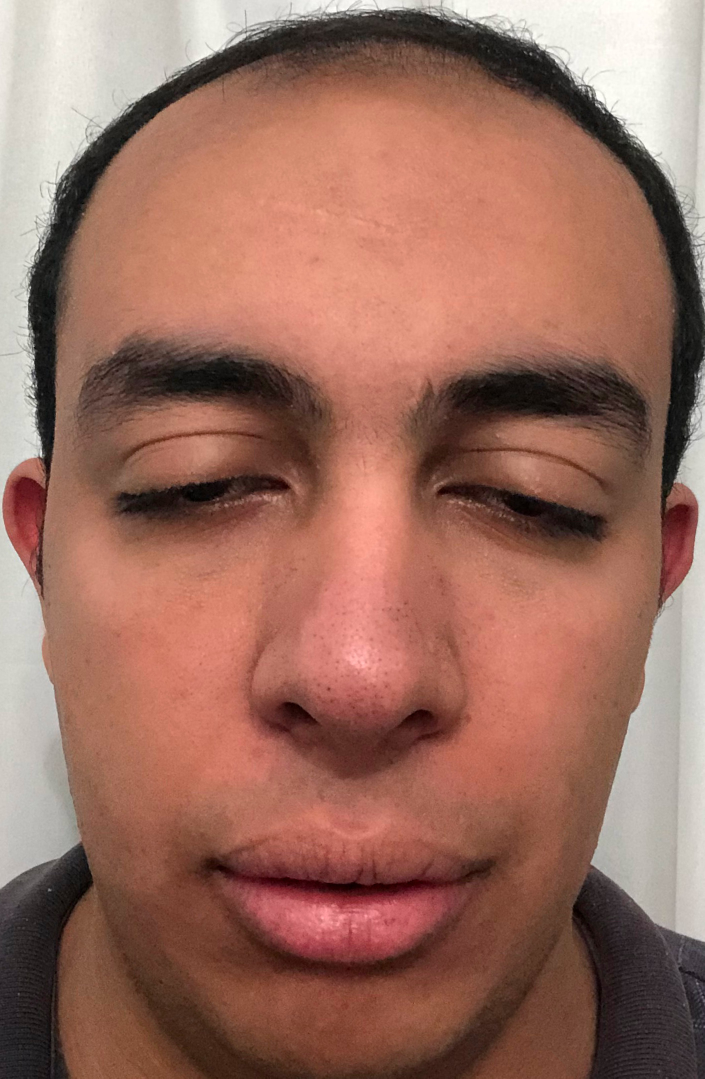
#> input picture Project Image - Team #7/Recognizer/Eigenfaces/Datasets/People/Ismail/Ismail1.jpeg, 1409 x 2157 px (shown at 1/2 size); its folder holds only this picture in this run
$ jupyter execute main_recognizer.ipynb
#> lines starting #> are read from the running program, lines starting #| are printed output that depends on the picture
#> in load_our_dataset, img is the input picture: shape (2157, 1409, 3); mean R, G, B 154.5, 109.2, 95
#> in load_our_dataset, `img = rgb2gray(img)`:
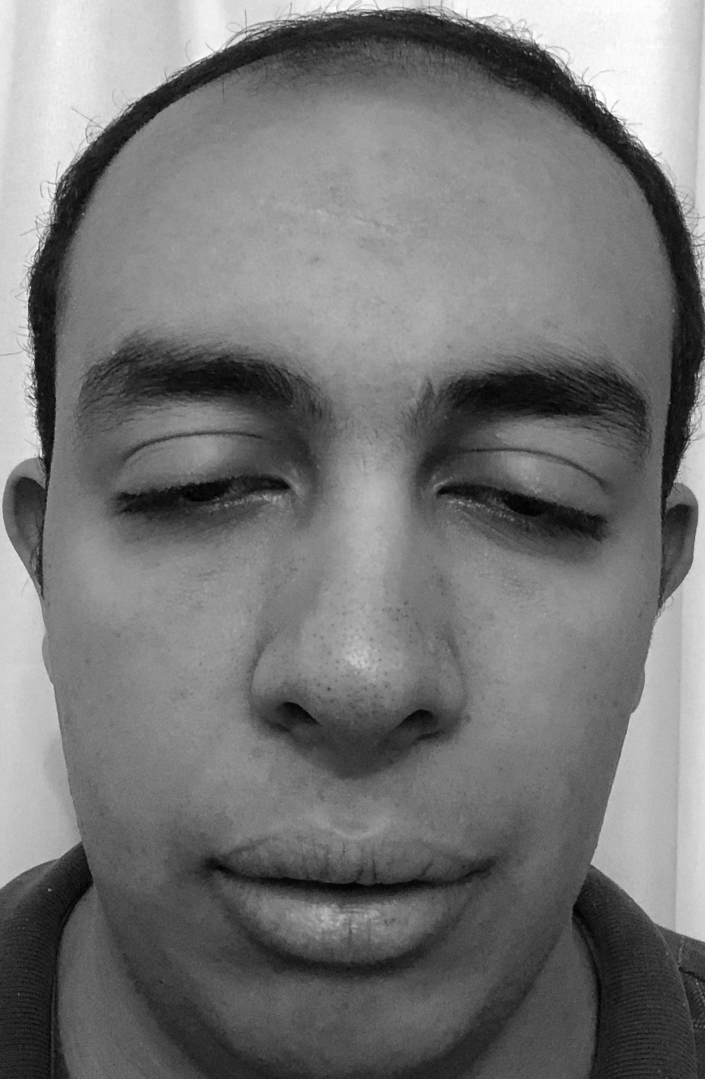
#> img: shape (2157, 1409) float64 (shown at 1/2 size); min 0.000833, max 0.999, mean 0.462
[cell 1]
# ------------------------- IMPORTS -------------------------
import numpy as np
from sklearn.datasets import fetch_olivetti_faces
import matplotlib.pyplot as plt
import random
import skimage.io as io
from skimage.color import rgb2gray
import cv2
import os

[cell 2]
#  ---------------------------- CONVERT IMAGE TO GRAY SCALE AND SAME SHAPE OF TRAINED IMAGES ---------------------------- #

# [17 lines left out: function convert_image, not called in this run]

[cell 3]
# ------------------------------ GET CURRENT PATH ------------------------------
dirname = os.path.abspath(os.getcwd())
dataset_path = os.path.join(dirname, 'Datasets')
test_images_path = os.path.join(dirname, 'Test Images')
training_result_path = os.path.join(dirname, 'Training Result Data')
people_path = os.path.join(dataset_path, 'People')
omegas_path = os.path.join(training_result_path, 'omegas.npy')
average_image_path = os.path.join(training_result_path, 'average_image.npy')
eigenfaces_path = os.path.join(training_result_path, 'eigenfaces.npy')

[cell 4]
# ---------------------------- LOAD OLIVETTI DATASET ---------------------------- #

def load_olivetti_dataset():
    dataset = fetch_olivetti_faces(data_home=dataset_path, shuffle=True)
    return dataset

[cell 5]
def load_our_dataset():
    #  Loop over every directory in people path
    y = dict()
    images = []
    i=0
    min_width = float('inf')
    min_height = float('inf')

    for directory in os.listdir(people_path):
        #  Loop over every image in the directory
        for image in os.listdir(os.path.join(people_path, directory)):
            #  Load the image
            img = io.imread(os.path.join(people_path, directory, image))
            img = rgb2gray(img)
            # resize image to width*height
            if (np.max(img) > 1):
                img = img / 255.0

            if(img.shape[0] < min_height):
                min_height = img.shape[0]
            if(img.shape[1] < min_width):
                min_width = img.shape[1]

            images.append(img)
            y[i] = [directory]
            i+=1
#> pass 2 of the loop in load_our_dataset, `for directory in os.listdir(people_path):`:
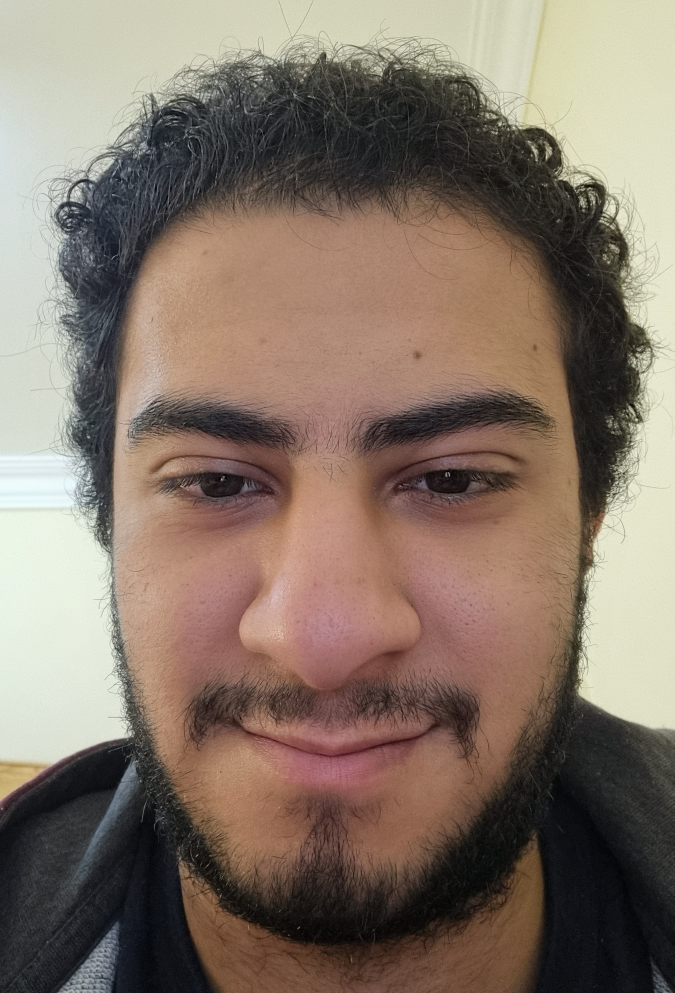
#> input picture Project Image - Team #7/Recognizer/Eigenfaces/Datasets/People/Moaz/1.jpg, 2023 x 2979 px (shown at 1/3 size)
#> in load_our_dataset, img is the input picture: shape (2979, 2023, 3); mean R, G, B 132.4, 116.5, 103.8
#> in load_our_dataset, `img = rgb2gray(img)`:
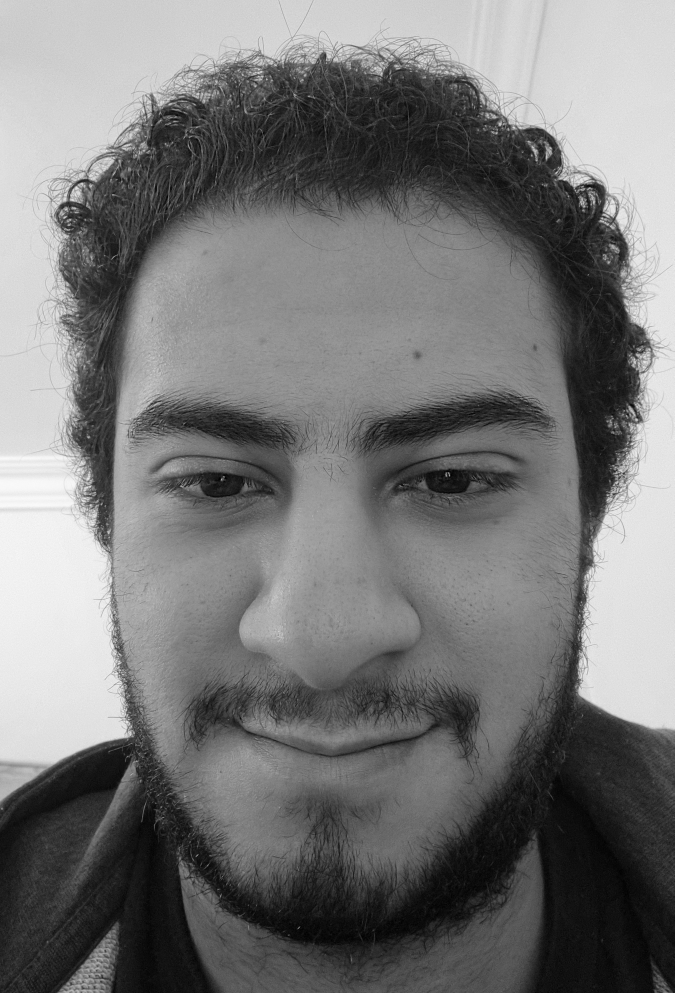
#> img: shape (2979, 2023) float64 (shown at 1/3 size); min 0, max 0.988, mean 0.467

    images = np.array([cv2.resize(image, (min_height, min_width))for image in images])

    return images,y

[cell 6]
# ---------------------------- EXTRACT INFO FROM DATASET ---------------------------- #

# [38 lines left out: function extract_info_from_olivetti_dataset, not called in this run]

[cell 7]
def extract_info_from_our_dataset(images,y,verbose=False):
    m = images.shape[0]
    if(verbose):
        print('Images shape:', images.shape)

    total_images, height, width = images.shape
    if(verbose):
        print(f'Each image has size: {height} x {width}')
        print(70 * '-')

    n_features = height*width
    if(verbose):
        print(f'N^2 = n_features = h x w = {n_features}')
        print(70 * '-')

    if(verbose):
        print('y has shape:', y.shape)

    return images, m, height, width, total_images, n_features, y

[cell 8]
#----------------------- CREATE PEOPLE DICTIONARY -----------------------#


# [11 lines left out: function create_people_dict, not called in this run]

[cell 9]
# ------------------ VIEW RANDOM IMAGE ------------------ #

# [9 lines left out: function view_rand_image, not called in this run]

[cell 10]
# --------------------- GET FLATTEN IMAGES --------------------- #

def get_flattened_images(images, m, height, width, verbose=False):
    # Flatten images array
    # Each column is an image

    # N^2 * M
    flattened_images = images.reshape(m, -1).T

    if(verbose):
        print(
            f'Shape of training images after flattening: {flattened_images.shape}')

    return flattened_images

[cell 11]
# ----------------- CALCULATE AVERAGE IMAGE ----------------- #

def get_average_image(flattened_images, height, width, verbose=False):
    # In all corresponding pixels in all images, we calculate the average

    # N^2 * 1
    average_image = np.mean(flattened_images, axis=1)[:, np.newaxis]
    if(verbose):
        print(f'Average image has shape: {average_image.shape}')
        plt.imshow(average_image.reshape(height, width),
                   cmap='gray', title='Average Image')
        plt.show()
    return average_image

[cell 12]
#-------------------------------- GET DIFFERENCE IMAGES --------------------------------#

def get_difference_images(flattened_images, average_image, verbose=False):
    # Subtract the average image from all images
    # This is done to remove the average face from all images
    # N^2 * M
    difference_images = flattened_images - average_image
    if(verbose):
        print(
            f'Shape after subtracting average face: {difference_images.shape}')
    return difference_images

[cell 13]
# --------------------- SHOW ONE DIFFERENCE IMAGE AND COMPARE TO ORIGINAL --------------------- #

# [10 lines left out: function show_difference_image, not called in this run]

[cell 14]
#--------------------- GET COVARIANCE MATRIX --------------------- #

def get_covariance_matrix(m, n_features, difference_images, verbose=False):
    # C = A * A^T where A = difference_images
    # N^2 * M
    A = difference_images

    if (m > n_features):
        # N^2 * N^2
        covariance_matrix = np.matmul(difference_images, difference_images.T)
        if(verbose):
            print('Shape of covariance matrix = N^2 * N^2 = ',
                  covariance_matrix.shape)
        return covariance_matrix

    else:
        # M * M
        covariance_matrix = np.matmul(difference_images.T, difference_images)
        if(verbose):
            print('Shape of covariance matrix = M * M = ',
                  covariance_matrix.shape)
        return covariance_matrix

[cell 15]
# --------------------------------- GET EIGENVALUES AND EIGENVECTORS --------------------------------- #

def eigenvalues_eigenfaces(covariance_matrix, difference_images, verbose=False):
    # M eigenvalues and M eigenvectors
    # where M is the number of examples

    eigenvalues, eigenvectors = np.linalg.eigh(covariance_matrix)

    if(verbose):
        print('Shape of eigenvalues:', eigenvalues.shape)
        print('Shape of eigenvectors before matrix multiplication:',
              eigenvectors.shape)

    # Try to remove
    eigenfaces = np.matmul(difference_images, eigenvectors)

    if(verbose):
        print('Shape of eigenfaces after matrix multiplication:', eigenfaces.shape)

    return eigenvalues, eigenfaces

[cell 16]
# --------------------------------- NORMALIZE eigenfaces --------------------------------- #

def normalize_eigenfaces(eigenfaces, verbose=False):
    eigenfaces = eigenfaces / np.linalg.norm(eigenfaces, axis=0)
    if(verbose):
        print('Shape of eigenfaces after normalization:', eigenfaces.shape)
    return eigenfaces

[cell 17]
# ------------------------ SORT eigenfaces ------------------------ #

def sort_eigenvalues_eigenfaces(eigenvalues, eigenfaces):
    # Get top K eigenfaces
    indices_of_top_eigenvalues = np.argsort(-eigenvalues)
    eigenvalues = eigenvalues[indices_of_top_eigenvalues]
    eigenfaces = eigenfaces[:, indices_of_top_eigenvalues]
    return eigenvalues, eigenfaces

[cell 18]
# --------------------------------- CALCULATE K --------------------------------- #

def calculate_K(eigenvalues, m, variance=0.8, verbose=False):
    # Calculate the number of components to preserve specified variance
    K = m
    for ii, eigen_value_cumsum in enumerate(np.cumsum(eigenvalues) / np.sum(eigenvalues)):
        if eigen_value_cumsum > variance:
            K = ii
            break

    if(verbose):
        print(
            f'Number of components to preserve {variance*100}% of the variance = {K}')

[cell 19]
# --------------------------------- SELECT K TOP eigenfaces --------------------------------- #

def select_K_top_eigenfaces(eigenvalues, eigenfaces, K, verbose=False):
    # Select only K eigenfaces
    eigenvalues = eigenvalues[:K].copy()
    eigenfaces = eigenfaces[:, :K].copy()

    if(verbose):
        print('Shape of eigenvalues after selecting top K:', eigenvalues.shape)
        # N^2 * K
        print('Shape of eigenfaces after selecting top K:', eigenfaces.shape)
    return eigenvalues, eigenfaces

[cell 20]
# ------------------------ SHOW EIGENFACES ------------------------ #

# [8 lines left out: function show_eigenfaces, not called in this run]

[cell 21]
# ------------------------ SHOW A RANDOM EIGENFACE ------------------------ #

# [4 lines left out: function show_random_eigenface, not called in this run]

[cell 22]
# ------------------------ CALCULATE OMEGAS ------------------------ #

def get_omegas(difference_images, eigenfaces, verbose=False):
    omegas = []
    for image in difference_images.T:
        omegas.append(np.dot(image, eigenfaces))
    omegas = np.array(omegas)
    if(verbose):
        print('Shape of omegas:', omegas.shape)
    return omegas

[cell 23]
# ------------------------ SAVE DATA TO DISK ------------------------ #

def save_data_to_disk(omegas, eigenfaces, average_image):
    np.save(omegas_path, omegas)
    np.save(eigenfaces_path, eigenfaces)
    np.save(average_image_path, average_image)

[cell 24]
# ------------------------------ LOAD DATA FROM DISK ------------------------------ #
# [5 lines left out: function load_data, not called in this run]

## Testing

[cell 25]
# ----------------------------- PREDICT AN INPUT IMAGE ----------------------------- #

# [17 lines left out: function predict, not called in this run]

[cell 26]
# -------------------------------- MAIN FUNCTION FOR RECOGNIZER -------------------------------- #

# [21 lines left out: function recognizer_main, not called in this run]

[cell 27]
# [16 lines left out: function train_olivetti, not called in this run]

[cell 28]
def train_our():
    images,y = load_our_dataset()
#> y = {0: ['Ismail'], 1: ['Moaz']}
    images, m, height, width, total_images, n_features, y = extract_info_from_our_dataset(images,y)
#> m = 2; height = 1409; width = 2157; total_images = 2; n_features = 3039213
    flattened_images = get_flattened_images(images, m, height, width)
#> in get_flattened_images, `flattened_images = images.reshape(m, -1).T`: flattened_images = 3039213 pairs, first value 0.000854 to 0.999, second value 0.000877 to 0.986
    average_image = get_average_image(flattened_images, height, width)
    difference_images = get_difference_images(flattened_images, average_image)
#> in get_difference_images, `difference_images = flattened_images - average_image`: difference_images = 3039213 pairs, first value -0.451 to 0.36, second value -0.36 to 0.451
    covariance_matrix = get_covariance_matrix(m, n_features, difference_images)
#> in get_covariance_matrix, `A = difference_images`: A has the same summary as difference_images in get_difference_images
#> in get_covariance_matrix, `covariance_matrix = np.matmul(difference_images.T, difference_images)`: covariance_matrix = [[56035.5, -56035.5], [-56035.5, 56035.5]]
#> covariance_matrix = [[56035.5, -56035.5], [-56035.5, 56035.5]]
    eigenvalues, eigenfaces = eigenvalues_eigenfaces(covariance_matrix, difference_images)
#> in eigenvalues_eigenfaces, `eigenvalues, eigenvectors = np.linalg.eigh(covariance_matrix)`: eigenvalues = [0, 112071.1]; eigenvectors = [[-0.707, -0.707], [-0.707, 0.707]]
#> in eigenvalues_eigenfaces, `eigenfaces = np.matmul(difference_images, eigenvectors)`: eigenfaces = 3039213 pairs, first value -1.06e-16 to 1.06e-16, second value -0.508 to 0.638
#> eigenvalues = [0, 112071.1]
    eigenfaces = normalize_eigenfaces(eigenfaces)
#> in normalize_eigenfaces, `eigenfaces = eigenfaces / np.linalg.norm(eigenfaces, axis=0)`: eigenfaces = 3039213 pairs, first value -0.00158 to 0.00158, second value -0.00152 to 0.00191
    eigenvalues, eigenfaces = sort_eigenvalues_eigenfaces(eigenvalues, eigenfaces)
#> in sort_eigenvalues_eigenfaces, `indices_of_top_eigenvalues = np.argsort(-eigenvalues)`: indices_of_top_eigenvalues = [1, 0]
#> in sort_eigenvalues_eigenfaces, `eigenvalues = eigenvalues[indices_of_top_eigenvalues]`: eigenvalues = [112071.1, 0]
#> in sort_eigenvalues_eigenfaces, `eigenfaces = eigenfaces[:, indices_of_top_eigenvalues]`: eigenfaces = 3039213 pairs, first value -0.00152 to 0.00191, second value -0.00158 to 0.00158
#> eigenvalues = [112071.1, 0]
    K = calculate_K(eigenvalues, m)
#> in calculate_K, `K = m`: K = 2
#> the loop in calculate_K, `for ii, eigen_value_cumsum in enumerate(np.cumsum(eigenvalues) / np.su..` made 1 pass
#> (ii, eigen_value_cumsum, K) on pass 1: (0, 1, 0)
    eigenvalues, eigenfaces = select_K_top_eigenfaces(eigenvalues, eigenfaces, K)
#> in select_K_top_eigenfaces, `eigenvalues = eigenvalues[:K].copy()`: eigenvalues = [112071.1, 0]
    omegas = get_omegas(difference_images, eigenfaces)
#> the loop in get_omegas, `for image in difference_images.T:` made 2 passes
#> after the loop in get_omegas, `for image in difference_images.T:`: omegas = [[-236.7, -0.0665], [236.7, 0.0665]]
#> omegas = [[-236.7, -0.0665], [236.7, 0.0665]]
    save_data_to_disk(omegas, eigenfaces, average_image)
train_our()
